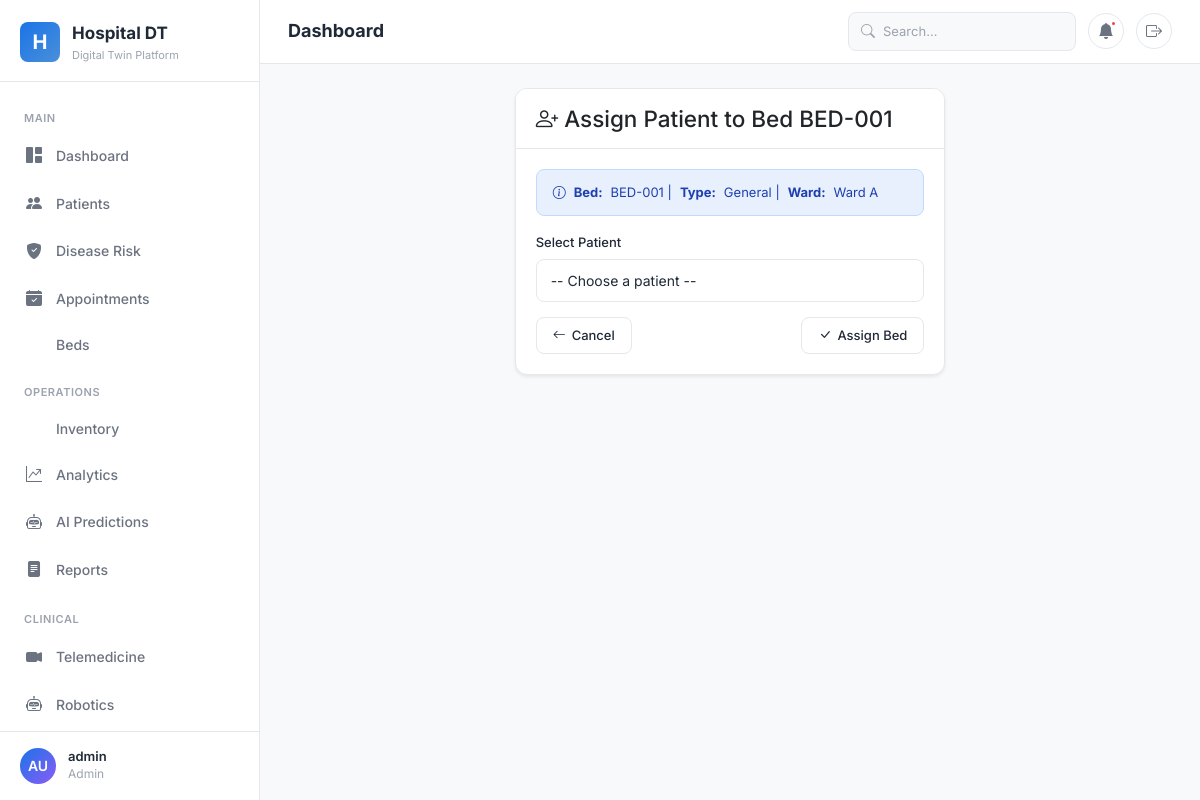
Screenshot of /beds/1/assign/ (signed in) with the database file from the repository.
### accounts/models.py (models this page shows, shortened)
class UserRole(models.Model):
    ROLE_CHOICES = [
        ('admin', 'Admin'),
        ('staff', 'Staff'),
        ('patient', 'Patient'),
    ]
    user = models.OneToOneField(User, on_delete=models.CASCADE)
    role = models.CharField(max_length=20, choices=ROLE_CHOICES)
    phone = models.CharField(max_length=15, blank=True)
    address = models.TextField(blank=True)
    created_at = models.DateTimeField(auto_now_add=True)

### beds/models.py (models this page shows, shortened)
class Bed(models.Model):
    BED_TYPE_CHOICES = [
        ('general', 'General'),
        ('icu', 'ICU'),
        ('emergency', 'Emergency'),
        ('private', 'Private'),
        ('semi_private', 'Semi-Private'),
    ]
    STATUS_CHOICES = [
        ('available', 'Available'),
        ('occupied', 'Occupied'),
        ('maintenance', 'Under Maintenance'),
        ('reserved', 'Reserved'),
    ]
    bed_number = models.CharField(max_length=20, unique=True)
    ward = models.ForeignKey(Ward, on_delete=models.SET_NULL, null=True, related_name='beds')
    bed_type = models.CharField(max_length=20, choices=BED_TYPE_CHOICES)
    status = models.CharField(max_length=20, choices=STATUS_CHOICES, default='available')
    patient = models.ForeignKey(Patient, on_delete=models.SET_NULL, null=True, blank=True)
    assigned_date = models.DateTimeField(null=True, blank=True)
    discharge_date = models.DateTimeField(null=True, blank=True)
    is_active = models.BooleanField(default=True)
    created_at = models.DateTimeField(auto_now_add=True)
    updated_at = models.DateTimeField(auto_now=True)

class Ward(models.Model):
    name = models.CharField(max_length=100)
    floor = models.IntegerField()
    description = models.TextField(blank=True)

### beds/views.py (the view, shortened to what this page needs)
# urls.py: path('<int:pk>/assign/', views.assign_bed, name='assign_bed'),
@admin_required
def assign_bed(request, pk):
    bed = get_object_or_404(Bed, pk=pk)
    patients = Patient.objects.all()
    return render(request, 'beds/assign_bed.html', {'bed': bed, 'patients': patients})

### templates/beds/assign_bed.html (shortened to what this page needs)
{% extends 'base.html' %}
{% load static %}
{% block content %}
<div class="row justify-content-center">
    <div class="col-md-6">
        <div class="card shadow-sm">
            <div class="card-header bg-white">
                <h4 class="mb-0"><i class="bi bi-person-plus"></i> Assign Patient to Bed {{ bed.bed_number }}</h4>
            </div>
            <div class="card-body">
                <div class="alert alert-info">
                    <i class="bi bi-info-circle"></i>
                    <strong>Bed:</strong> {{ bed.bed_number }} |
                    <strong>Type:</strong> {{ bed.get_bed_type_display }} |
                    <strong>Ward:</strong> {{ bed.ward.name|default:"N/A" }}
                </div>
                <form method="post">
                    <div class="mb-3">
                        <label class="form-label">Select Patient</label>
                        <select name="patient" class="form-select" required>
                            <option value="">-- Choose a patient --</option>
                        </select>
                    </div>
                    <div class="d-flex justify-content-between">
                        <a href="{% url 'beds:bed_detail' bed.pk %}" class="btn btn-secondary"><i class="bi bi-arrow-left"></i> Cancel</a>
                        <button type="submit" class="btn btn-success"><i class="bi bi-check-lg"></i> Assign Bed</button>
                    </div>
                </form>
            </div>
        </div>
    </div>
</div>
{% endblock %}

### templates/base.html (shortened to what this page needs)
<!DOCTYPE html>
{% load static %}
<html lang="en">
<head>
  <link href="https://cdn.jsdelivr.net/npm/bootstrap@5.3.3/dist/css/bootstrap.min.css" rel="stylesheet">
  <link href="https://cdn.jsdelivr.net/npm/bootstrap-icons@1.11.3/font/bootstrap-icons.min.css" rel="stylesheet">
  <link href="{% static 'css/minimal.css' %}" rel="stylesheet">
</head>
<body>
{% if user.is_authenticated or request.session.patient_name %}
<aside class="sidebar" id="sidebar">
  <div class="sidebar-brand">
    <div class="brand-icon">H</div>
    <div>
      <div class="brand-text">Hospital DT</div>
      <div class="brand-sub">Digital Twin Platform</div>
    </div>
  </div>
  <nav class="sidebar-nav">
    {% if user.is_authenticated %}
    {% with role=user.userrole.role %}
    <div class="nav-section">Main</div>
    <a href="{% url 'dashboard:home' %}" class="nav-item">
      <span class="nav-icon"><i class="bi bi-grid-1x2-fill"></i></span>
      Dashboard
    </a>
    <a href="{% url 'patients:patient_list' %}" class="nav-item">
      <span class="nav-icon"><i class="bi bi-people-fill"></i></span>
      Patients
    </a>
    <a href="{% url 'disease_risk:risk_assessment' %}" class="nav-item">
      <span class="nav-icon"><i class="bi bi-shield-fill-check"></i></span>
      Disease Risk
    </a>
    <a href="{% url 'appointments:appointment_list' %}" class="nav-item">
      <span class="nav-icon"><i class="bi bi-calendar-check-fill"></i></span>
      Appointments
    </a>
    <a href="{% url 'beds:bed_list' %}" class="nav-item">
      Beds
    </a>
    <div class="nav-section">Operations</div>
    <a href="{% url 'inventory:inventory_dashboard' %}" class="nav-item">
      Inventory
    </a>
    <a href="{% url 'analytics:analytics_dashboard' %}" class="nav-item">
      <span class="nav-icon"><i class="bi bi-graph-up-arrow"></i></span>
      Analytics
    </a>
    <a href="{% url 'predictions:prediction_dashboard' %}" class="nav-item">
      <span class="nav-icon"><i class="bi bi-robot"></i></span>
      AI Predictions
    </a>
    <a href="{% url 'reports:report_list' %}" class="nav-item">
      <span class="nav-icon"><i class="bi bi-file-text-fill"></i></span>
      Reports
    </a>
    <div class="nav-section">Clinical</div>
    <a href="{% url 'telemedicine:session_list' %}" class="nav-item">
      <span class="nav-icon"><i class="bi bi-camera-video-fill"></i></span>
      Telemedicine
    </a>
    <a href="{% url 'robotics:robot_list' %}" class="nav-item">
      <span class="nav-icon"><i class="bi bi-robot"></i></span>
      Robotics
    </a>
    {% endwith %}
    {% endif %}
  </nav>
  <div class="sidebar-footer">
    <div class="user-info">
      {% if user.is_authenticated %}
      <div class="user-avatar">{{ user.first_name|first|default:"A" }}{{ user.last_name|first|default:"U" }}</div>
      <div>
        <div class="user-name">{{ user.get_full_name|default:user.username }}</div>
        <div class="user-role">{{ user.userrole.role|default:"Staff"|title }}</div>
      </div>
      {% elif request.session.patient_name %}
      <div class="user-avatar">{{ request.session.patient_name|first|default:"P" }}</div>
      <div>
        <div class="user-name">{{ request.session.patient_name }}</div>
        <div class="user-role">Patient</div>
      </div>
      {% endif %}
    </div>
  </div>
</aside>
<div class="main-content">
  <header class="top-header">
    <div class="header-left">
      <span class="page-title">{% block page_title %}Dashboard{% endblock %}</span>
    </div>
    <div class="header-right">
      {% if user.is_authenticated %}
      <div class="search-box">
        <i class="bi bi-search search-icon"></i>
        <input type="text" placeholder="Search..." id="globalSearch">
      </div>
      <button class="header-btn" title="Notifications">
        <i class="bi bi-bell-fill"></i>
        <span class="dot"></span>
      </button>
      {% endif %}
      <a href="{% url 'accounts:logout' %}" class="header-btn" title="Logout">
        <i class="bi bi-box-arrow-right"></i>
      </a>
    </div>
  </header>
  <div class="page-content">
    {% block content %}{% endblock %}
  </div>
</div>
{% endif %}
</body>
</html>

### rows the page displays
Bed: bed_number "BED-001", bed_type "General", ward.name "Ward A"

### other values shown
{{ user.first_name|first|default:"A" }} "A"
{{ user.last_name|first|default:"U" }} "U"
{{ user.get_full_name|default:user.username }} "admin"
{{ user.userrole.role|default:"Staff"|title }} "Admin"
